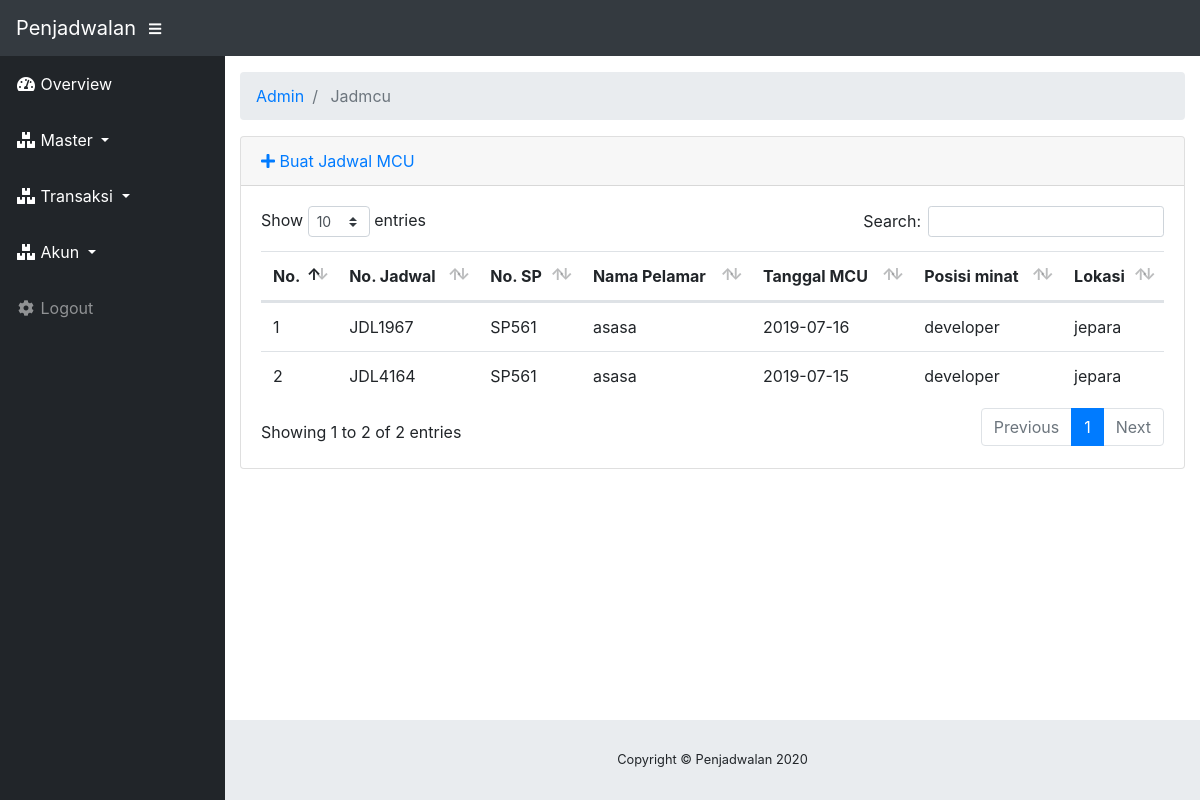
The page /index.php/admin/jadmcu on the database its author committed.
### tables this page shows
CREATE TABLE `jadwal` (
  `no_jdwl` varchar(11) NOT NULL,
  `no_sp` varchar(11) NOT NULL,
  `id_pelamar` varchar(11) NOT NULL,
  `tgl_jdwl` date NOT NULL,
  `kategori` varchar(50) NOT NULL
);

CREATE TABLE `sp` (
  `no_sp` varchar(11) NOT NULL,
  `no_wo` varchar(11) NOT NULL,
  `tgl_sp` date NOT NULL
);

CREATE TABLE `pelamar` (
  `id_pel` varchar(11) NOT NULL,
  `nmpel` varchar(50) NOT NULL,
  `jenkel` varchar(10) NOT NULL,
  `alamatpel` text NOT NULL,
  `asalkota` varchar(50) NOT NULL,
  `notelp` int(30) NOT NULL,
  `posisiminat` varchar(50) NOT NULL,
  `cv` varchar(200) NOT NULL
);

CREATE TABLE `lokasi` (
  `idlokasi` varchar(11) NOT NULL,
  `nmlokasi` varchar(50) NOT NULL
);

### application/controllers/admin/Jadmcu.php (called while the page is built, shortened)
<?php
class Jadmcu extends CI_Controller {
    public function __construct(){
        $this->load->model('Jadmcu_mod');
    }
    public function index()
    {
        $data = array(
                    'data_jadwal' => $this->Jadmcu_mod->datajadwal()->result()
                );
        $this->load->view("admin/jadmcu/list", $data);
    }
}

### index.php (called while the page is built, shortened)
<?php
require_once BASEPATH.'core/CodeIgniter.php';

### application/models/Jadmcu_mod.php (called while the page is built, shortened)
<?php
	class Jadmcu_mod extends CI_Model
	{
		function datajadwal(){
			return $this->db->query("SELECT * FROM jadwal INNER JOIN pelamar ON jadwal.id_pelamar = pelamar.id_pel INNER JOIN sp ON jadwal.no_sp = sp.no_sp INNER JOIN wo ON sp.no_wo = wo.no_wo INNER JOIN lokasi ON wo.idlokasi = lokasi.idlokasi WHERE jadwal.kategori = 'MCU'");
		}
	}
 ?>

### application/views/admin/jadmcu/list.php (the view, shortened to what this page needs)
<!DOCTYPE html>
<!DOCTYPE html>
<html lang="en">
<head>
	<?php $this->load->view("admin/_partials/head.php") ?>
</head>
<body id="page-top">
	<?php $this->load->view("admin/_partials/navbar.php") ?>
	<div id="wrapper">
		<?php $this->load->view("admin/_partials/sidebar.php") ?>
		<div id="content-wrapper">
			<div class="container-fluid">
				<?php $this->load->view("admin/_partials/breadcrumb.php") ?>
				<div class="card mb-3">
					<div class="card-header">
						<a href="<?php echo site_url('admin/jadmcu/add') ?>"><i class="fas fa-plus"></i> Buat Jadwal MCU</a>
					</div>
					<div class="card-body">
						<div class="table-responsive">
							<table class="table table-hover" id="dataTable" width="100%" cellspacing="0">
								<thead>
									<tr>
										<th>No.</th>
										<th>No. Jadwal</th>
										<th>No. SP</th>
										<th>Nama Pelamar</th>
										<th>Tanggal MCU</th>
										<th>Posisi minat</th>
										<th>Lokasi</th>
									</tr>
								</thead>
								<tbody>
									<?php
										$no=0;
										foreach ($data_jadwal as $key) {
											$no++;
									?>
									<tr>
										<td>
											<?php echo $no;?>
										</td>
										<td>
											<?php echo $key->no_jdwl;?>
										</td>
										<td>
											<?php echo $key->no_sp;?>
										</td>
										<td>
											<?php echo $key->nmpel;?>
										</td>
										<td>
											<?php echo $key->tgl_jdwl;?>
										</td>
										<td>
											<?php echo $key->posisiminat;?>
										</td>
										<td>
											<?php echo $key->nmlokasi;?>
										</td>
									</tr>
									<?php } ?>
								</tbody>
							</table>
						</div>
					</div>
				</div>
			</div>
			<?php $this->load->view("admin/_partials/footer.php") ?>
		</div>
	</div>
</body>
</html>

### application/views/admin/_partials/head.php (shortened to what this page needs)
<link href="<?php echo base_url('assets/bootstrap/css/bootstrap.min.css') ?>" rel="stylesheet">
<link href="<?php echo base_url('assets/fontawesome-free/css/all.min.css') ?>" rel="stylesheet" type="text/css">
<link href="<?php echo base_url('assets/datatables/dataTables.bootstrap4.css') ?>" rel="stylesheet">
<link href="<?php echo base_url('css/sb-admin.css') ?>" rel="stylesheet">

### application/views/admin/_partials/navbar.php
<nav class="navbar navbar-expand navbar-dark bg-dark static-top">
      <a class="navbar-brand mr-1" href="<?php echo site_url('admin') ?>"><?php echo SITE_NAME ?></a>
      <button class="btn btn-link btn-sm text-white order-1 order-sm-0" id="sidebarToggle" href="#">
        <i class="fas fa-bars"></i>
      </button>
</nav>

### application/views/admin/_partials/sidebar.php (shortened to what this page needs)
<ul class="sidebar navbar-nav">
    <li class="nav-item active">
        <a class="nav-link" href="<?php echo site_url('admin') ?>">
            <i class="fas fa-fw fa-tachometer-alt"></i>
            <span>Overview</span>
        </a>
    </li>
    <li class="nav-item active">
        <a class="nav-link dropdown-toggle" href="#" id="pagesDropdown" role="button" data-toggle="dropdown" aria-haspopup="true"
            aria-expanded="false">
            <i class="fas fa-fw fa-boxes"></i>
            <span>Master</span>
        </a>
    </li>
    <li class="nav-item active">
        <a class="nav-link dropdown-toggle" href="#" id="pagesDropdown" role="button" data-toggle="dropdown" aria-haspopup="true"
            aria-expanded="false">
            <i class="fas fa-fw fa-boxes"></i>
            <span>Transaksi</span>
        </a>
    </li>
    <li class="nav-item active">
        <a class="nav-link dropdown-toggle" href="#" id="pagesDropdown" role="button" data-toggle="dropdown" aria-haspopup="true"
            aria-expanded="false">
            <i class="fas fa-fw fa-boxes"></i>
            <span>Akun</span>
        </a>
    </li>
    <li class="nav-item">
        <a class="nav-link" href="<?php echo site_url('login') ?>">
            <i class="fas fa-fw fa-cog"></i>
            <span>Logout</span></a>
</ul>

### application/views/admin/_partials/breadcrumb.php
<ol class="breadcrumb">
<?php foreach ($this->uri->segments as $segment): ?>
	<?php
		$url = substr($this->uri->uri_string, 0, strpos($this->uri->uri_string, $segment)) . $segment;
		$is_active =  $url == $this->uri->uri_string;
	?>
	<li class="breadcrumb-item <?php echo $is_active ? 'active': '' ?>">
		<?php if($is_active): ?>
			<?php echo ucfirst($segment) ?>
		<?php else: ?>
			<a href="<?php echo site_url($url) ?>"><?php echo ucfirst($segment) ?></a>
		<?php endif; ?>
	</li>
<?php endforeach; ?>
</ol>

### application/views/admin/_partials/footer.php
<footer class="sticky-footer">
  <div class="container my-auto">
    <div class="copyright text-center my-auto">
      <span>Copyright © <?php echo SITE_NAME ." ". Date('Y') ?></span>
    </div>
  </div>
</footer>

### rows shown on the page
jadwal: no_jdwl "JDL1967", sp.no_sp "SP561", id_pelamar.nmpel "asasa", tgl_jdwl "2019-07-16", id_pelamar.posisiminat "developer", lokasi.nmlokasi "jepara"
jadwal: no_jdwl "JDL4164", sp.no_sp "SP561", id_pelamar.nmpel "asasa", tgl_jdwl "2019-07-15", id_pelamar.posisiminat "developer", lokasi.nmlokasi "jepara"

### other values the page prints
SITE_NAME "Penjadwalan"
$segment "Admin"
$segment "Jadmcu"
Date('Y') "2020"
